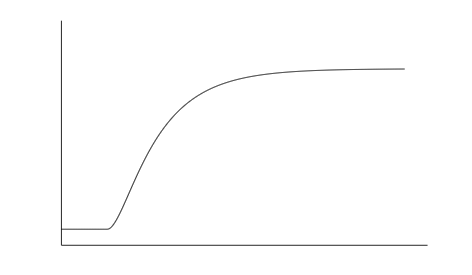

The MATLAB script that drew this image:
clear ; close all ; clc

s = tf('s');

% zeta=1.2
s1 = -1.8633;
s2 = -0.5367;

G = 1/((s - s1)*(s - s2));

t = 0:0.01:15;

u1 = zeros(201,1);
u2 = ones(length(t)-201,1);

u = [u1 ; u2];

y = lsim(G,u,t);

figure
set(gcf,'PaperUnit','centimeters','PaperPosition',[0 0 12 7],'PaperSize',[12 7])
hold on
set(gca,'ylim',[-0.1 1.3],'xtick',[],'ytick',[])
plot(t,y,'k')
% plot(t,y2(end)*ones(length(t)))

print(gcf,'-dpdf','../ilustracoes/saida2ordemSuper.pdf')
